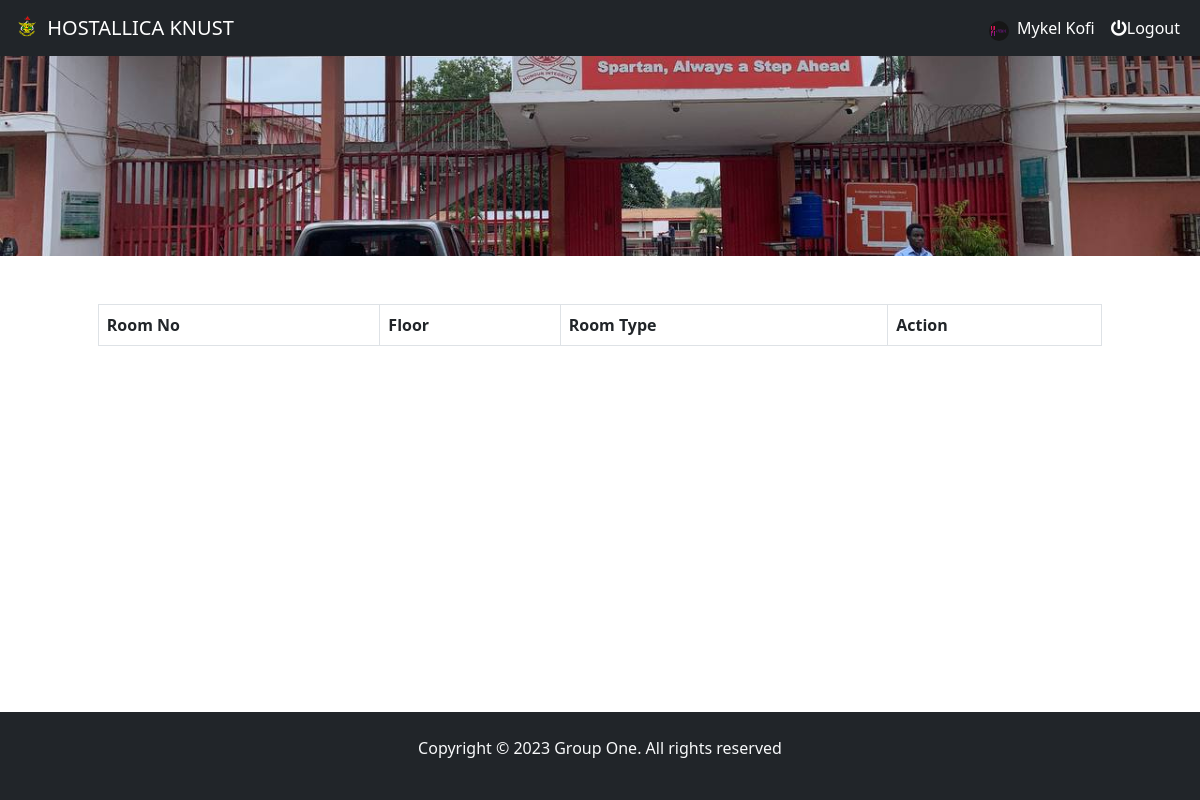
Page /hall/2 (signed in) on the committed database.
### backend/models.py (models this page shows, shortened)
class Student(AbstractUser):
    name = models.CharField(max_length=100)
    phone = models.CharField(max_length=100)
    program = models.CharField(max_length=100)
    picture = models.ImageField(upload_to='profile/', null=True, blank=True)
    room = models.ForeignKey('Room', on_delete=models.SET_NULL, null=True)
    password = models.CharField(max_length=100 , null=True)

class Hall(models.Model):
    name = models.CharField(max_length=100)
    capacity = models.IntegerField()
    floors = models.IntegerField()
    picture = models.ImageField(upload_to='hall/', null=True, blank=True)

### backend/views.py (the view)
# urls.py: path('hall/<int:pk>', views._rooms, name='rooms'),
@login_required
def _rooms(request,pk):
    hall = get_object_or_404(Hall,id=pk)
    rooms = Room.objects.filter(hall=hall)
    return render(request, 'rooms.html', {'rooms': rooms, 'hall': hall})

### templates/rooms.html (shortened to what this page needs)
{% extends 'base.html' %}
{% block content %}
<div class="wrapper">
<div>
  <img src={{hall.picture.url}} class="img-fluid hall-img" alt="hall image">
</div>
<div class="container">
<table class="table table-striped table-hover table-bordered my-5">
    <thead>
      <tr>
        <th scope="col">Room No </th>
        <th scope="col">Floor</th>
        <th scope="col">Room Type</th>
        <th scope="col">Action</th>
      </tr>
    </thead>
    </table>
    </div>
  </div>
{% endblock %}

### templates/base.html (shortened to what this page needs)
{% load static %}
<!DOCTYPE html>
<html lang="en" >
    <head>
        <link href="https://cdn.jsdelivr.net/npm/bootstrap@5.3.0/dist/css/bootstrap.min.css" rel="stylesheet">
        <link rel="stylesheet" href="https://cdnjs.cloudflare.com/ajax/libs/font-awesome/5.15.3/css/all.min.css">
        <link rel="stylesheet" href="{% static 'css/styles.css' %}">
    </head>
    <body>
        {% block navbar %}
        <nav class="navbar navbar-expand-lg bg-dark sticky-top" data-bs-theme="dark">
          <div class="container-fluid">
            <a class="navbar-brand" href="{% url 'index' %}">
              <img src="{% static 'SchoolImages/MainImages/logo.png' %}" alt="Logo" width="30" height="24" class="d-inline-block align-text-top">
              HOSTALLICA KNUST</a>
            <div class="collapse navbar-collapse justify-content-end" id="navbar">
              {% if user.is_authenticated and user.username != 'admin' %}
              <div class="navbar-nav ">
              <div class="profile">
                <img src="{{user.picture.url}}" alt="Logo" class="d-inline-block user">
                <a class="nav-link active" aria-current="page" href="#">{{user.name | capfirst }}</a>
                </div>
                <a href="#" class="nav-link" data-bs-toggle="modal" data-bs-target="#logoutModal"><i class="fas fa-power-off mr-2" ></i>Logout</a>
                {% endif %}
              </div>
            </div>
          </div>
        </nav>
        {% endblock %}
        {% block content%}
        {% endblock %}
        {% block footer %}
        <footer class="bg-dark text-center text-lg-start">
            <div class="container p-4">
              <div class="row text-light text-center">
                <div class="">
                  <p>
                    Copyright &copy 2023 Group One. All rights reserved
                  </p>
                </div>
          </footer>
        {% endblock %}
      </body>
</html>

### backend/static/css/styles.css (style rules this page uses)
footer { position: relative; bottom: 0; left: 0; text-align: center; }
.user { display: inline-block; width: 20px; height: 20px; border-radius: 50%; margin-top: 5px; background-repeat: no-repeat; background-position: center center; background-size: cover; }
.profile { display: flex; align-items: center; }
.table { width: 90%; align-content: center; margin: auto; }
body { display:grid; grid-template-rows: auto 1fr auto; min-height: 100vh; }
.wrapper { flex: 1; }
.nav-link { color: white; }
.navbar-nav { margin-left: auto; }

### templates/rooms.html (style rules this page uses)
.hall-img { width: 100%; height:25vh; object-fit: cover; object-position: center; }

### rows in the picture
Student: picture (picture), name "Mykel Kofi"
Hall: picture (picture)
